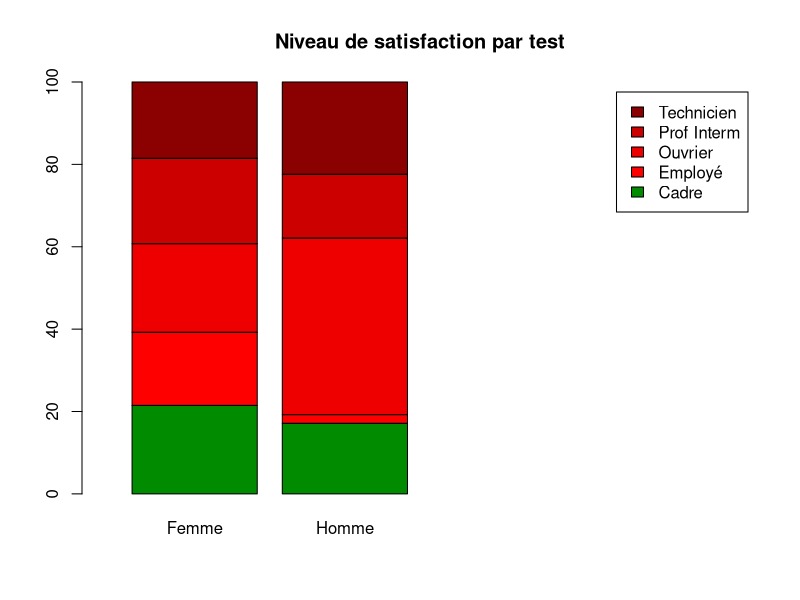
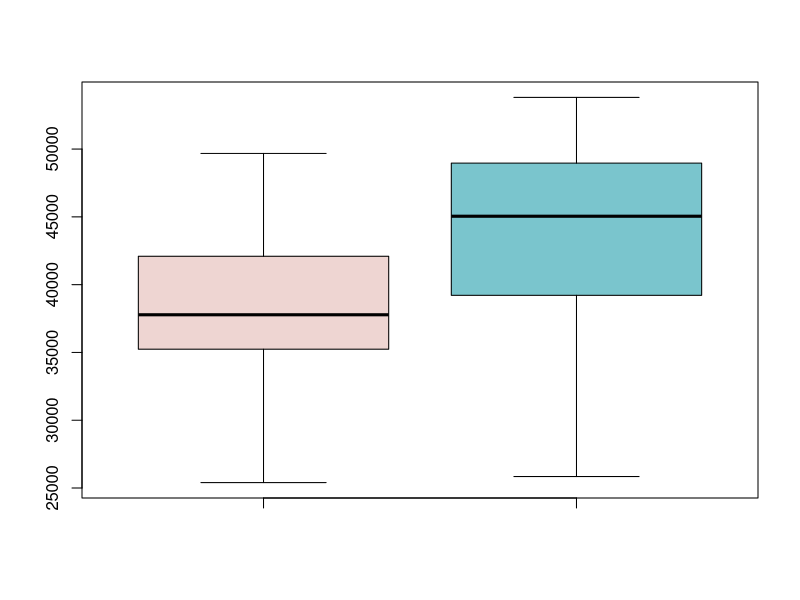
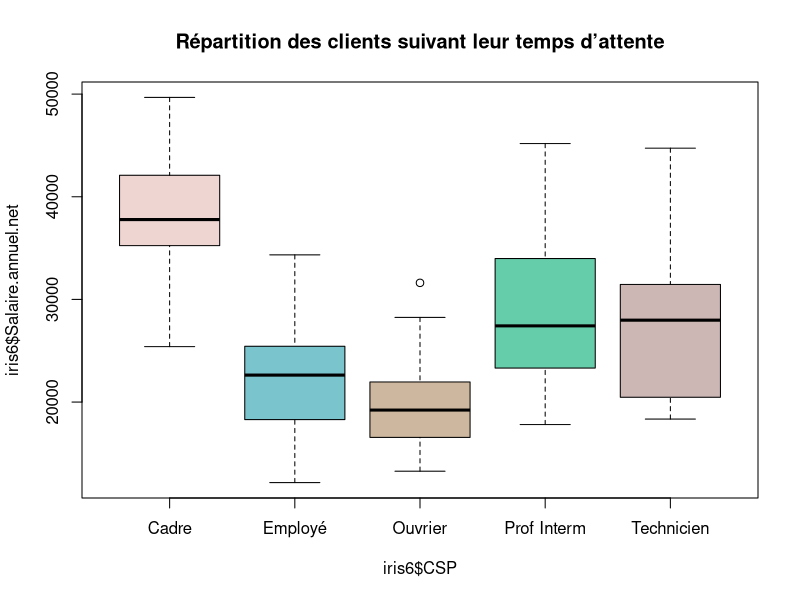
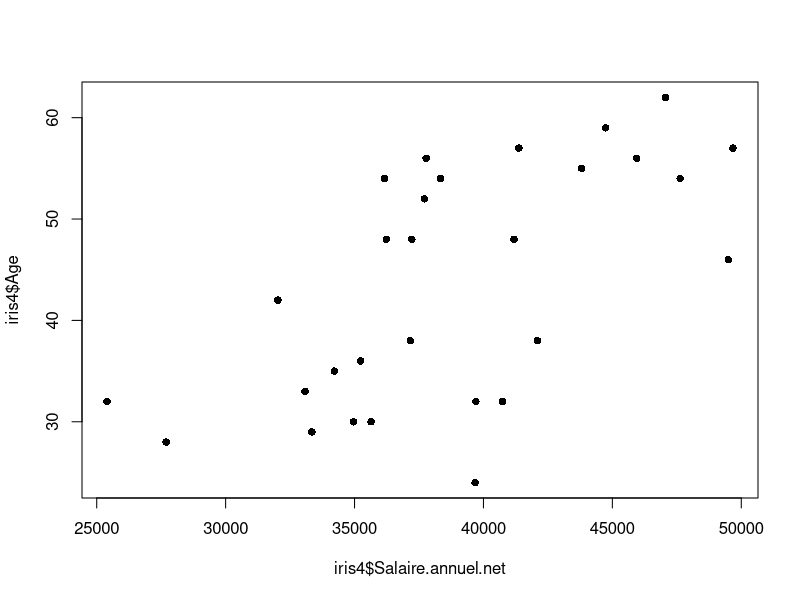
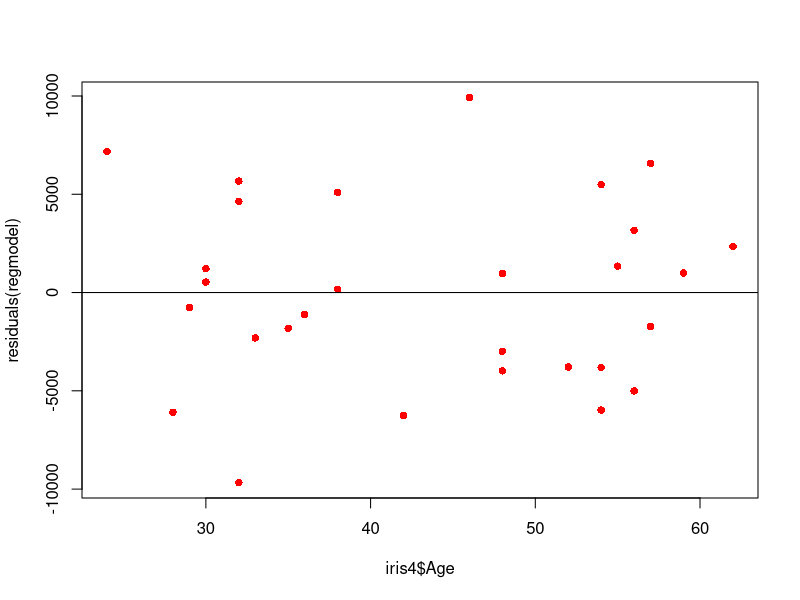
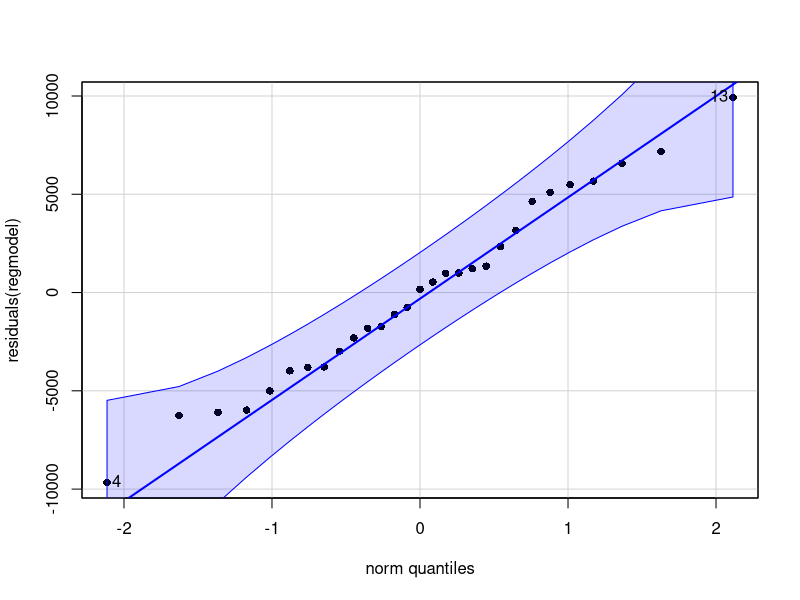

R code for these plots, in order:
assur <- read.csv("Data.csv",sep=";",dec=".",header=TRUE, row.names=1, stringsAsFactors=TRUE)
head(assur)

#Table de contigence
test = table(assur$CSP, assur$Sexe)
test

test2 = prop.table(test, margin=2) * 100 #permet d'y ramener sur un pourcentage
test2

barplot(test2, col =c("green4","red1","red2","red3","red4") ,
        main="Niveau de satisfaction par test", xlim=c(0,5), legend=TRUE)

#Test du chi2
chisq.test(test)


#PARTIE B STUDENT
dh <- subset(assur, assur$CSP == "Cadre") #On sépare en sous ensemble
lala = table(dh$Salaire.annuel.net, dh$Sexe)

iris4 = subset(assur, Sexe == "Femme" & CSP == "Cadre")
mean(iris4$Salaire.annuel.net)
sd(iris4$Salaire.annuel.net)
length(iris4$Salaire.annuel.net)

iris5 = subset(assur, Sexe == "Homme" & CSP == "Cadre")
mean(iris5$Salaire.annuel.net)
sd(iris5$Salaire.annuel.net)
length(iris5$Salaire.annuel.net)

boxplot(iris4$Salaire.annuel.net, iris5$Salaire.annuel.net, whisklty = 1, boxfill=c("mistyrose2","cadetblue3", main="Re ́partition des clients suivant leur temps d’attente"))

var.test(iris4$Salaire.annuel.net, iris5$Salaire.annuel.net)

#p-value > alpha Conserve H0 donc on dit que les variances sont égaux

t.test(iris5$Salaire.annuel.net, iris4$Salaire.annuel.net,  alternative = "greater", var.equal=TRUE) #A vérifier
#p-value < alpha donc on rejete H0 et oui machin est supérieur.


#PARTIE C ANOVA
iris6 = subset(assur, Sexe == "Femme")
boxplot(iris6$Salaire.annuel.net~iris6$CSP, data=iris4, whisklty = 2, boxfill=c("mistyrose2","cadetblue3","bisque3","aquamarine3", "mistyrose3"), main="Répartition des clients suivant leur temps d’attente", legend=TRUE)

femmeOuv = subset(assur, Sexe == "Femme" & CSP == "Ouvrier")
shapiro.test(femmeOuv$Salaire.annuel.net)

femmeCadre = subset(assur, Sexe == "Femme" & CSP == "Cadre")
shapiro.test(femmeCadre$Salaire.annuel.net)

femmeEmploy = subset(assur, Sexe == "Femme" & CSP == "Employé")
shapiro.test(femmeEmploy$Salaire.annuel.net)

femmeInterm = subset(assur, Sexe == "Femme" & CSP == "Prof Interm")
shapiro.test(femmeInterm$Salaire.annuel.net)

femmeInterm = subset(assur, Sexe == "Femme" & CSP == "Technicien")
shapiro.test(femmeInterm$Salaire.annuel.net)


bartlett.test(iris6$Salaire.annuel.net~iris6$CSP)

#Avec correction de welch car hétérogénéité des variances 
oneway.test(iris6$Salaire.annuel.net ~ iris6$CSP, data=iris6, var.equal = FALSE)

#CSP -> Donc il y a un impact sur le salaire des femmes

#PARTIE D
install.packages("car")
library("car")

plot(iris4$Salaire.annuel.net, iris4$Age, pch=16)
regmodel = lm(iris4$Salaire.annuel.net~iris4$Age)
abline(regmodel)

plot(iris4$Age, residuals(regmodel),pch=16,col="red")
abline(h = 0)

qqPlot(residuals(regmodel),pch=16)

cor.test(iris4$Age, iris4$Salaire.annuel.net, alternative="greater", method="pearson")
summary(regmodel)
